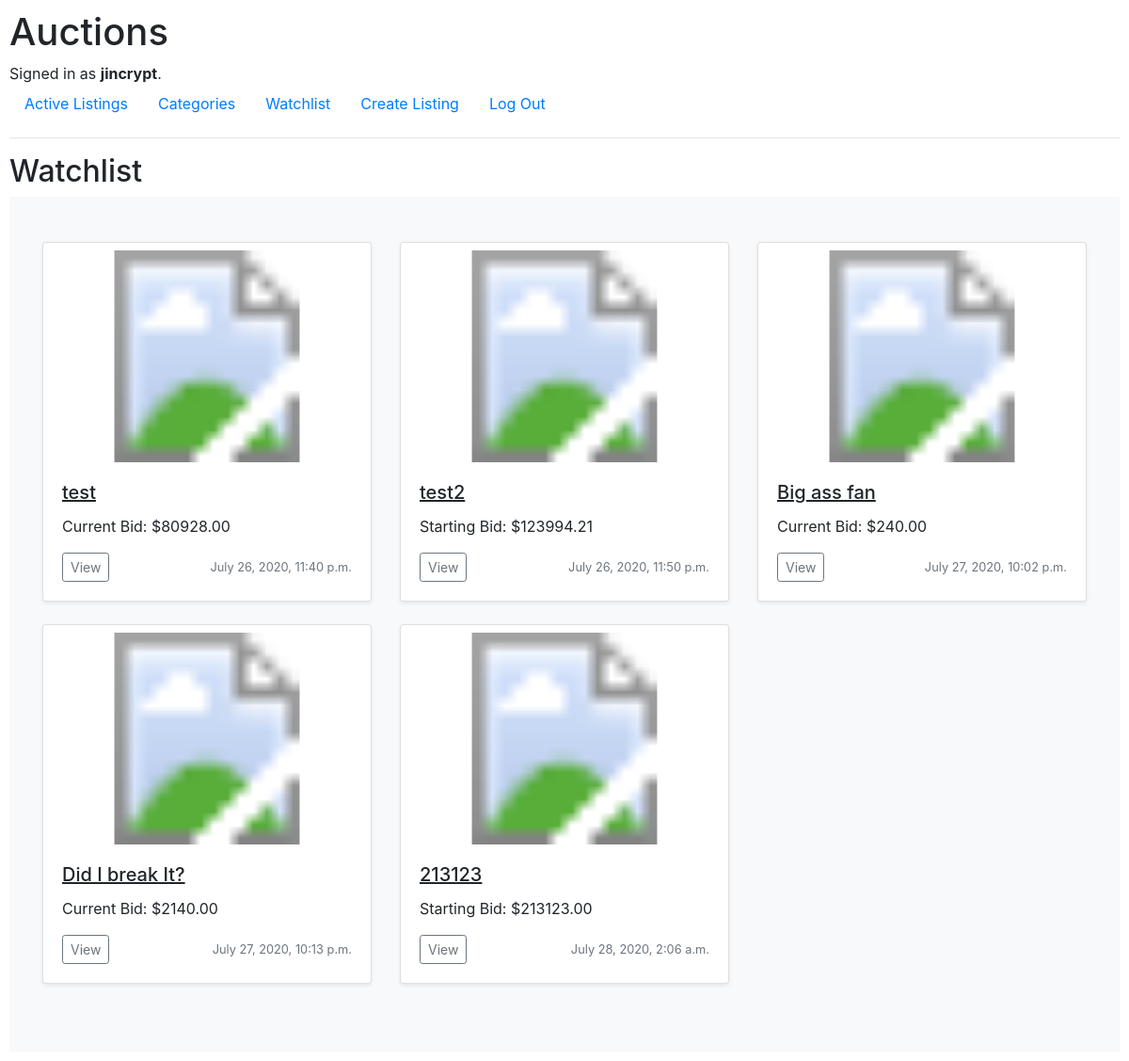
/watchlist/ (signed in), run on the app's committed database.
### auctions/models.py (models this page shows, shortened)
class User(AbstractUser):
    watchlist = models.ManyToManyField('Listing', blank=True, related_name="watchlist")

class Listing(models.Model):
    title           = models.CharField(max_length=100)
    description     = models.CharField(max_length=500)
    date            = models.DateTimeField(auto_now_add=True)
    starting_price  = models.DecimalField(max_digits=11, decimal_places=2)                      # highest sold item in the world was 450million, so 11 digits should suffice
    owner           = models.ForeignKey(User, on_delete=models.CASCADE, related_name="owner")
    image           = models.URLField(blank=True) # Default max_length=200
    status          = models.BooleanField(default=True)
    category        = models.ForeignKey(Categories, null=True, related_name="listing_category", on_delete=models.SET_NULL)

class Bid(models.Model):
    user    = models.ForeignKey(User, on_delete=models.CASCADE, related_name="bid_user")
    listing = models.ForeignKey(Listing, on_delete=models.CASCADE, related_name="bid_listing")
    bid     = models.DecimalField(max_digits=11, decimal_places=2)

### auctions/views.py (the view)
# urls.py: path("watchlist/", views.watchlist, name="watchlist"),
@login_required
def watchlist(request):
    return render(request, 'auctions/watchlist.html')

### auctions/templates/auctions/watchlist.html (shortened to what this page needs)
{% extends "auctions/layout.html" %}
{% block body %}
    <h2>Watchlist</h2>
    <div class="album py-5 bg-light">
        <div class="container">
            <div class="row">
            {% for listing in user.watchlist.all %}
                    <div class="col-md-4">
                        <div class="card mb-4 shadow-sm">
                            <svg class="mt-2 bd-placeholder-img card-img-top" width="100%" height="225" xmlns="http://www.w3.org/2000/svg" preserveAspectRatio="xMidYMid slice" focusable="false" role="img" aria-label="Listing Image">
                                <title>{{ listing.title }}</title>
                                <a href="{% url 'listing' listing.id %}"><image href=" {% if listing.image %}{{ listing.image }}{% else %}https://makitweb.com/demo/broken_image/images/noimage.png{% endif %}" width="100%" height="225"/></a>
                            </svg>
                            <div class="card-body">
                                <h5 class="card-title"><u>{{ listing.title }}</u></h5>
                                <p class="card-text">
                                    {% if listing.bid_listing.all %}
                                        Current Bid: ${{ listing.bid_listing.all.first.bid }}
                                    {% else %}
                                        Starting Bid: ${{ listing.starting_price }}
                                    {% endif %}
                                </p>
                                <div class="d-flex justify-content-between align-items-center">
                                    <div class="btn-group">
                                        <a href="{% url 'listing' listing.id %}" class="btn btn-sm btn-outline-secondary">View</a>
                                    </div>
                                    <small class="text-muted">{{listing.date}}</small>
                                </div>
                            </div>
                        </div>
                    </div>
            {% endfor %}
    </div>
{% endblock %}

### auctions/templates/auctions/layout.html (shortened to what this page needs)
{% load static %}
<!DOCTYPE html>
<html lang="en">
    <head>
        <link rel="stylesheet" href="https://stackpath.bootstrapcdn.com/bootstrap/4.4.1/css/bootstrap.min.css">
        <link href="{% static 'auctions/styles.css' %}" rel="stylesheet">
    </head>
    <body>
        <h1>Auctions</h1>
        <div>
            {% if user.is_authenticated %}
                Signed in as <strong>{{ user.username }}</strong>.
            {% else %}
                Not signed in.
            {% endif %}
        </div>
        <ul class="nav">
            <li class="nav-item">
                <a class="nav-link" href="{% url 'index' %}">Active Listings</a>
            </li>
            <li class="nav-item">
                <a class="nav-link" href="{% url 'categories' %}">Categories</a>
            </li>
            {% if user.is_authenticated %}
                <li class="nav-item">
                    <a class="nav-link" href="{% url 'watchlist' %}">Watchlist</a>
                </li>
                <li class="nav-item">
                    <a class="nav-link" href="{% url 'create_listing' %}">Create Listing</a>
                </li>
                <li class="nav-item">
                    <a class="nav-link" href="{% url 'logout' %}">Log Out</a>
                </li>
            {% endif %}
        </ul>
        <hr>
        {% block body %}
        {% endblock %}
    </body>
</html>

### auctions/static/auctions/styles.css (style rules this page uses)
body { padding: 10px; }

### data on the page
User: username "jincrypt"
Listing: title "test", bid_listing.all.first.bid "80928.00", date "July 26, 2020, 11:40 p.m."
Listing: title "test2", starting_price "123994.21", date "July 26, 2020, 11:50 p.m."
Listing: title "Big ass fan", bid_listing.all.first.bid "240.00", date "July 27, 2020, 10:02 p.m."
Listing: title "Did I break It?", bid_listing.all.first.bid "2140.00", date "July 27, 2020, 10:13 p.m."
Listing: title "213123", starting_price "213123.00", date "July 28, 2020, 2:06 a.m."
